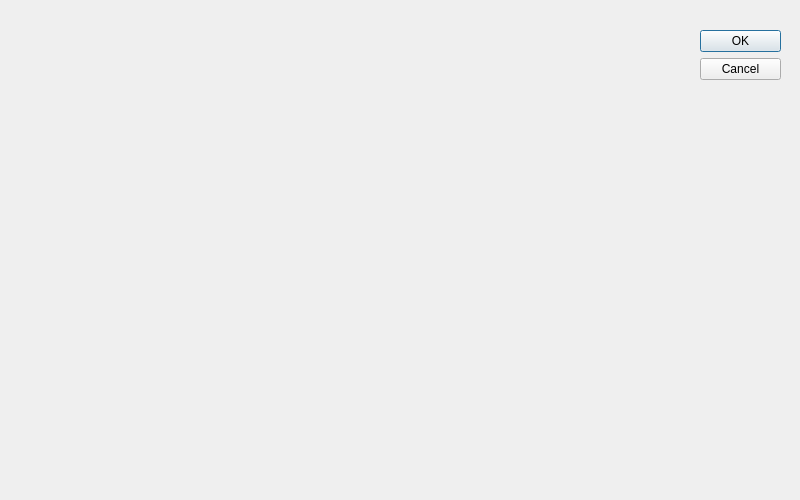
<?xml version="1.0" encoding="UTF-8"?>
<ui version="4.0">
 <class>MeningitisCResult</class>
 <widget class="QDialog" name="MeningitisCResult">
  <property name="geometry">
   <rect>
    <x>0</x>
    <y>0</y>
    <width>800</width>
    <height>500</height>
   </rect>
  </property>
  <property name="windowTitle">
   <string>Dialog</string>
  </property>
  <widget class="QDialogButtonBox" name="buttonBox">
   <property name="geometry">
    <rect>
     <x>700</x>
     <y>30</y>
     <width>81</width>
     <height>241</height>
    </rect>
   </property>
   <property name="orientation">
    <enum>Qt::Vertical</enum>
   </property>
   <property name="standardButtons">
    <set>QDialogButtonBox::Cancel|QDialogButtonBox::Ok</set>
   </property>
  </widget>
 </widget>
 <resources/>
 <connections>
  <connection>
   <sender>buttonBox</sender>
   <signal>accepted()</signal>
   <receiver>MeningitisCResult</receiver>
   <slot>accept()</slot>
   <hints>
    <hint type="sourcelabel">
     <x>248</x>
     <y>254</y>
    </hint>
    <hint type="destinationlabel">
     <x>157</x>
     <y>274</y>
    </hint>
   </hints>
  </connection>
  <connection>
   <sender>buttonBox</sender>
   <signal>rejected()</signal>
   <receiver>MeningitisCResult</receiver>
   <slot>reject()</slot>
   <hints>
    <hint type="sourcelabel">
     <x>316</x>
     <y>260</y>
    </hint>
    <hint type="destinationlabel">
     <x>286</x>
     <y>274</y>
    </hint>
   </hints>
  </connection>
 </connections>
</ui>
